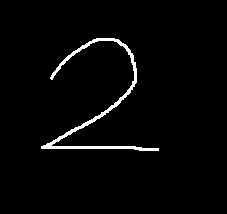
#> input picture data/images/m1.png, 227 x 214 px
$ python day019.py
#> lines starting #> are read from the running program, lines starting #| are printed output that depends on the picture; after the words box and inside, x2 and y2 are one past the last pixel; in counts of white or black regions, pixels touching at a corner belong together
'''
Author       : Bingqiang Zhou
Date         : 2021-02-09 17:09:33
LastEditors  : Bingqiang Zhou
LastEditTime : 2021-02-09 19:08:57
Description  : 图像直方图比较
    图像直方图比较，就是计算两幅图像的直方图数据，比较两组数据的相似性，从而得到两幅图像之间的相似程度，
    直方图比较在早期的CBIR(Content-based image retrieval, 基于内容的图像检索 )中是应用很常见的技术手段，
    通常会结合边缘处理、词袋等技术一起使用。

    OpenCV中直方图比较的API很简单
    compareHist(hist1, hist2, method)
        -常见比较方法有
            相关性：越接近+1越相似，越不相似越接近-1
            卡方： 值越小越相似
            交叉：不太准
            巴氏距离：越接近0则越相似
        具体公式可见：HistCompMethods，https://docs.opencv.org/master/d6/dc7/group__imgproc__hist.html#ga994f53817d621e2e4228fc646342d386
'''

import cv2 as cv
import numpy as np
import matplotlib.pyplot as plt

m1 = cv.imread("../data/images/m1.png")
#> m1 is the input picture: shape (214, 227, 3); 2.4% white; 1 white region, box (x1, y1, x2, y2) and area: (41, 38, 159, 151) 1181
m2 = cv.imread("../data/images/m2.png")
g1 = cv.imread("../data/images/cos.jpg")
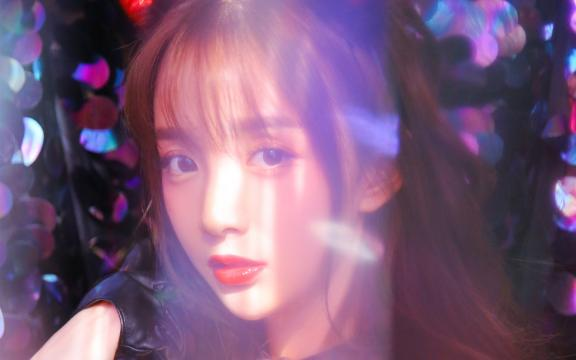
#> input picture data/images/cos.jpg, 576 x 360 px
#> g1 is the input picture: shape (360, 576, 3); mean B, G, R 121, 90.8, 123.9
g2 = cv.imread("../data/images/test.png")
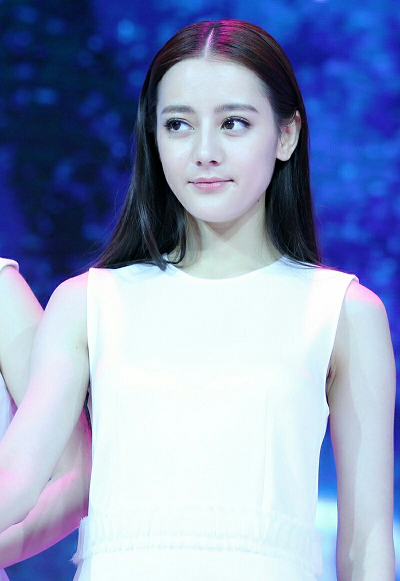
#> input picture data/images/test.png, 400 x 581 px
#> g2 is the input picture: shape (581, 400, 3); mean B, G, R 189.6, 154.2, 139.9

# bgr to hsv,在图像处理中，常常转到HSV色彩空间，并且最常用的通道就是H、S分量
hsv_m1 = cv.cvtColor(m1, cv.COLOR_BGR2HSV)
#> hsv_m1: shape (214, 227, 3); mean H, S, V 0, 0, 6.2
#> (the run stopped early here; a loop or call above may not have finished)
